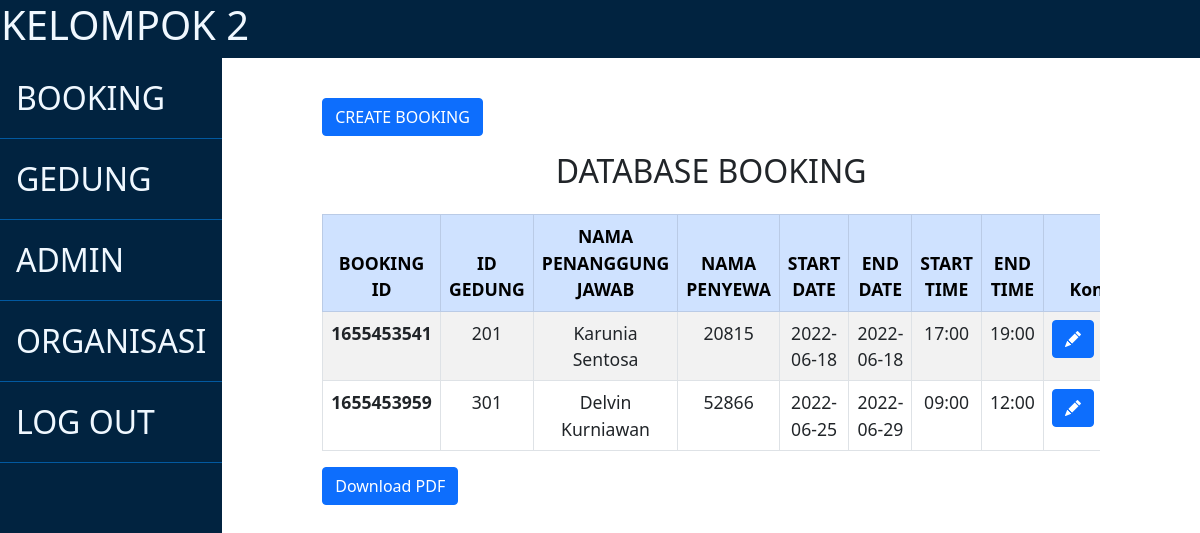
The app's page /admin/booking (signed in) with its own data.
### booking.py (models this page shows, shortened)
class BookingModel(Base):
    __tablename__ = 'booking'
    id = Column(Integer, primary_key=True)
    gedung_id = Column(Integer, ForeignKey(GedungModel.id), nullable=False)
    nama_penanggungjawab = Column(String)
    penyewa = Column(Integer, ForeignKey(OrganisasiModel.id), nullable=False)
    start_date = Column(String, nullable=False)
    end_date = Column(String, nullable=False)
    start_time = Column(String, nullable=False)
    end_time = Column(String, nullable=False)

### app.py (the view)
@app.route('/admin/booking')
@login_required
def admin_booking_view():
    booking_list = booking_helper.read()
    gedung_list = gedung_helper.read()
    organisasi_list = organisasi_helper.read()
    return render_template('admin/booking.html', booking_list=booking_list, gedungs=gedung_list, orgs=organisasi_list)

### admin.py (called while the page is built)
    def read_one(self, id):
        with Session(self.engine) as session:
            stmt = select(AdminModel).where(AdminModel.id == id)
            return session.scalars(stmt).one()

### app.py (called while the page is built)
@login_manager.user_loader
def load_user(id):
    return admin_helper.read_one(id)

### booking.py (called while the page is built)
    def read(self):
        with Session(self.engine) as session:
            return session.query(BookingModel)

### gedung.py (called while the page is built)
    def read(self):
        with Session(self.engine) as session:
            return session.query(GedungModel)

### organisasi.py (called while the page is built)
    def read(self):
        with Session(self.engine) as session:
            return session.query(OrganisasiModel)

### templates/admin/booking.html (shortened to what this page needs)
{% extends 'admin/templates/admin_template.jinja2' %}
{% block rightside_content %}
    <button class="btn btn-primary" onclick="onAdd()">CREATE BOOKING</button>
    <div class="content">
        <h2 class="page-title">DATABASE BOOKING</h2>
        <div class="table-responsive">
            <table class="table table-bordered table-striped">
                <thead>
                <tr class="table-primary">
                    <th class="text-center">BOOKING ID</th>
                    <th class="text-center">ID GEDUNG</th>
                    <th class="text-center">NAMA PENANGGUNG JAWAB</th>
                    <th class="text-center">NAMA PENYEWA</th>
                    <th class="text-center">START DATE</th>
                    <th class="text-center">END DATE</th>
                    <th class="text-center">START TIME</th>
                    <th class="text-center">END TIME</th>
                    <th colspan="2" class="text-center">Kontrol</th>
                </tr>
                </thead>
                <tbody>
                {% for booking in booking_list %}
                    <tr>
                        <th class="text-center">{{ booking.id }}</th>
                        <td class="text-center">{{ booking.gedung_id }}</td>
                        <td class="text-center">{{ booking.nama_penanggungjawab }}</td>
                        <td class="text-center">{{ booking.penyewa }}</td>
                        <td class="text-center">{{ booking.start_date }}</td>
                        <td class="text-center">{{ booking.end_date }}</td>
                        <td class="text-center">{{ booking.start_time }}</td>
                        <td class="text-center">{{ booking.end_time }}</td>
                        <td class="text-center">
                            <button onClick="onEdit('{{ booking.id }}')" class="btn btn-primary"><i
                                    class="bi bi-pencil-fill"></i></button>
                        </td>
                    </tr>
                {% endfor %}
                </tbody>
            </table>
            <a href="{{ url_for('konversi') }}" style="text-decoration: none;">
                <button type="button" class="btn btn-primary">Download PDF</button>
            </a>
        </div>
    </div>
{% endblock %}

### templates/admin/templates/admin_template.jinja2 (shortened to what this page needs)
<!doctype html>
<html lang="en">
<head>
    <link href="https://cdn.jsdelivr.net/npm/bootstrap@5.0.2/dist/css/bootstrap.min.css" rel="stylesheet"
>
    <link rel="stylesheet" href="https://cdn.jsdelivr.net/npm/bootstrap-icons@1.8.1/font/bootstrap-icons.css">
    <link rel="stylesheet" href="{{ url_for('static', filename='stylesheet/styleAdmin.css') }}">
</head>
<body>
<header>
    <div class="logo">
        <h1 class="logo-wa">KELOMPOK 2</h1>
    </div>
</header>
<div class="index-wrapper">
    <div class="leftside-wrapper">
        <ul>
            <li><a href="{{ url_for('admin_booking_view') }}">BOOKING</a></li>
            <li><a href="{{ url_for('admin_gedung_view') }}">GEDUNG</a></li>
            <li><a href="{{ url_for('admin_users_view') }}">ADMIN</a></li>
            <li><a href="{{ url_for('admin_organisasi_view') }}">ORGANISASI</a></li>
            <li><a href="{{ url_for('admin_logout') }}">LOG OUT</a></li>
        </ul>
    </div>
    <div class="rightside-content">
        {% block rightside_content %} {% endblock %}
    </div>
</div>
</body>
</html>

### static/stylesheet/styleAdmin.css (style rules this page uses)
html { height: 100%; }
body { height: 100%; }
header { background: #012340; border: 1px solid #012340 ; }
header * { color: aliceblue; }
.index-wrapper { height: 100%; display: flex; }
.index-wrapper .leftside-wrapper { flex:2; height: 100%; background: #012340; }
.index-wrapper .leftside-wrapper ul { list-style: none; margin: 0; padding: 0; }
.index-wrapper .leftside-wrapper ul li a { padding: 0.5em; display: block; border-bottom: 1px solid #0259a0; color: aliceblue; text-decoration: none; font-size: 2rem; }
.index-wrapper .rightside-content { flex: 8; height: 100%; padding:40px 100px 100px; overflow-y: scroll; }
.index-wrapper .page-title { text-align: center; padding: 1rem; }
table { width: 100%; height: 100%; border-collapse: collapse; font-size: 1.1rem; }

### records on screen
BookingModel: id "1655453541", gedung_id "201", nama_penanggungjawab "Karunia Sentosa", penyewa "20815", start_date "2022-06-18", end_date "2022-06-18", start_time "17:00", end_time "19:00"
BookingModel: id "1655453959", gedung_id "301", nama_penanggungjawab "Delvin Kurniawan", penyewa "52866", start_date "2022-06-25", end_date "2022-06-29", start_time "09:00", end_time "12:00"
